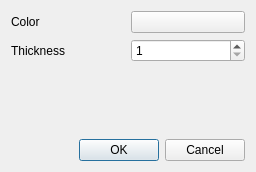
<?xml version="1.0" encoding="UTF-8"?>
<ui version="4.0">
 <class>PlotFormatDialog</class>
 <widget class="QDialog" name="PlotFormatDialog">
  <property name="geometry">
   <rect>
    <x>0</x>
    <y>0</y>
    <width>256</width>
    <height>172</height>
   </rect>
  </property>
  <property name="windowTitle">
   <string>Plot format</string>
  </property>
  <layout class="QVBoxLayout" name="verticalLayout_2">
   <item>
    <layout class="QVBoxLayout" name="verticalLayout">
     <item>
      <layout class="QGridLayout" name="gridLayout">
       <item row="0" column="0">
        <widget class="QLabel" name="label_3">
         <property name="text">
          <string>Color</string>
         </property>
        </widget>
       </item>
       <item row="1" column="1">
        <widget class="QSpinBox" name="width">
         <property name="minimum">
          <number>1</number>
         </property>
         <property name="maximum">
          <number>10</number>
         </property>
        </widget>
       </item>
       <item row="0" column="1">
        <widget class="QPushButton" name="color">
         <property name="text">
          <string/>
         </property>
        </widget>
       </item>
       <item row="1" column="0">
        <widget class="QLabel" name="label_4">
         <property name="text">
          <string>Thickness</string>
         </property>
        </widget>
       </item>
      </layout>
     </item>
     <item>
      <spacer name="verticalSpacer">
       <property name="orientation">
        <enum>Qt::Vertical</enum>
       </property>
       <property name="sizeHint" stdset="0">
        <size>
         <width>20</width>
         <height>40</height>
        </size>
       </property>
      </spacer>
     </item>
    </layout>
   </item>
   <item>
    <widget class="QDialogButtonBox" name="buttonBox">
     <property name="orientation">
      <enum>Qt::Horizontal</enum>
     </property>
     <property name="standardButtons">
      <set>QDialogButtonBox::Cancel|QDialogButtonBox::Ok</set>
     </property>
    </widget>
   </item>
  </layout>
 </widget>
 <resources/>
 <connections>
  <connection>
   <sender>buttonBox</sender>
   <signal>accepted()</signal>
   <receiver>PlotFormatDialog</receiver>
   <slot>accept()</slot>
   <hints>
    <hint type="sourcelabel">
     <x>248</x>
     <y>254</y>
    </hint>
    <hint type="destinationlabel">
     <x>157</x>
     <y>274</y>
    </hint>
   </hints>
  </connection>
  <connection>
   <sender>buttonBox</sender>
   <signal>rejected()</signal>
   <receiver>PlotFormatDialog</receiver>
   <slot>reject()</slot>
   <hints>
    <hint type="sourcelabel">
     <x>316</x>
     <y>260</y>
    </hint>
    <hint type="destinationlabel">
     <x>286</x>
     <y>274</y>
    </hint>
   </hints>
  </connection>
 </connections>
</ui>
